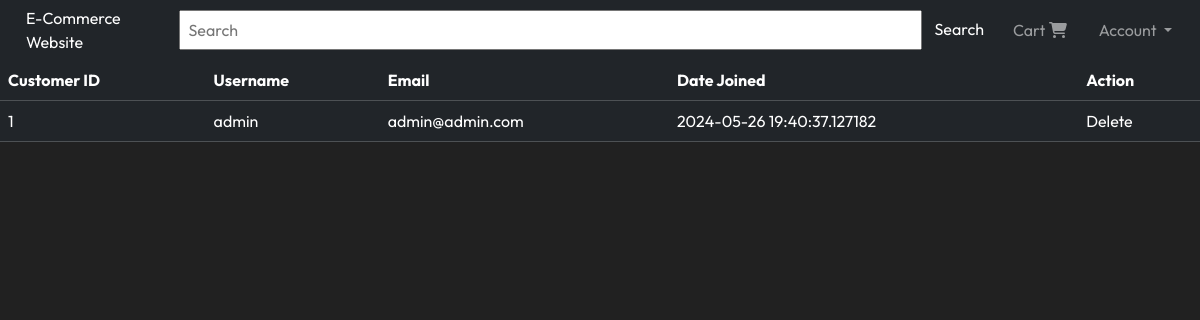
Page /customers (signed in) on the committed database.
### main/models.py (models this page shows, shortened)
class Customer(db.Model, UserMixin):
    id = db.Column(db.Integer, primary_key=True)
    email = db.Column(db.String(200), unique=True, nullable=False)
    username = db.Column(db.String(100), unique=True, nullable=False)
    password_hash = db.Column(db.String(length=60), nullable=False)
    date_joined = db.Column(db.DateTime, default=datetime.datetime.now(datetime.UTC))
    cart_items = db.relationship('Cart', backref=db.backref('customer', lazy=True))
    orders = db.relationship('Order', backref=db.backref('customer', lazy=True))
    @property
    def password(self):
        """
        Function to prevent passwords from being read
        :raises: AttributeError: if an attempt is made to read the password attribute.
        :return:
        """
        raise AttributeError('Password is not a readable attribute')

### main/routes.py (the view)
@app.route('/customers')
@login_required
def display_customers():
    if current_user.email == ADMIN_EMAIL:
        customers = Customer.query.all()
        return render_template('customers.html', customers=customers)
    return render_template(ACCESS_DENIED_HTML)

### main/models.py (called while the page is built)
@login_manager.user_loader
def load_user(user_id):
    return Customer.query.get(int(user_id))

### main/templates/customers.html (shortened to what this page needs)
{% extends 'base.html' %}
{% block content %}
    <table class="table table-dark table-hover">
        <thead>
            <tr>
                <th scope="col">Customer ID</th>
                <th scope="col">Username</th>
                <th scope="col">Email</th>
                <th scope="col">Date Joined</th>
                <th scope="col">Action</th>
            </tr>
        </thead>
    <tbody>
        {% for customer in customers %}
            <tr>
                <td>{{ customer.id }}</td>
                <td>{{ customer.username }}</td>
                <td>{{ customer.email }}</td>
                <td>{{ customer.date_joined }}</td>
                <td>
                    <a href="{{ url_for('delete_customer', customer_id=customer.id) }}">Delete</a>
                </td>
            </tr>
        {% endfor %}
    </tbody>
    </table>
{% endblock %}

### main/static/css/style.css (style rules this page uses)
* { margin: 0; padding: 0; box-sizing: border-box; font-family: "Outfit", sans-serif; }
body { height: 100vh; background-color: #212121; color: white; }
a { text-decoration: none; color: inherit; }

### rows in the picture
Customer: id "1", username "admin", email "admin@admin.com", date_joined "2024-05-26 19:40:37.127182"
